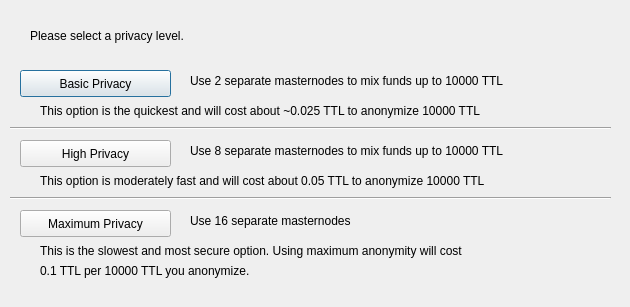
<?xml version="1.0" encoding="UTF-8"?>
<ui version="4.0">
 <class>ObfuscationConfig</class>
 <widget class="QDialog" name="ObfuscationConfig">
  <property name="geometry">
   <rect>
    <x>0</x>
    <y>0</y>
    <width>630</width>
    <height>307</height>
   </rect>
  </property>
  <property name="windowTitle">
   <string>Configure Obfuscation</string>
  </property>
  <widget class="QPushButton" name="buttonBasic">
   <property name="geometry">
    <rect>
     <x>20</x>
     <y>70</y>
     <width>151</width>
     <height>27</height>
    </rect>
   </property>
   <property name="text">
    <string>Basic Privacy</string>
   </property>
  </widget>
  <widget class="QPushButton" name="buttonHigh">
   <property name="geometry">
    <rect>
     <x>20</x>
     <y>140</y>
     <width>151</width>
     <height>27</height>
    </rect>
   </property>
   <property name="text">
    <string>High Privacy</string>
   </property>
  </widget>
  <widget class="QPushButton" name="buttonMax">
   <property name="geometry">
    <rect>
     <x>20</x>
     <y>210</y>
     <width>151</width>
     <height>27</height>
    </rect>
   </property>
   <property name="text">
    <string>Maximum Privacy</string>
   </property>
  </widget>
  <widget class="QLabel" name="label">
   <property name="geometry">
    <rect>
     <x>30</x>
     <y>20</y>
     <width>571</width>
     <height>31</height>
    </rect>
   </property>
   <property name="text">
    <string>Please select a privacy level.</string>
   </property>
  </widget>
  <widget class="QLabel" name="label_2">
   <property name="geometry">
    <rect>
     <x>190</x>
     <y>70</y>
     <width>421</width>
     <height>21</height>
    </rect>
   </property>
   <property name="text">
    <string>Use 2 separate masternodes to mix funds up to 10000 TTL</string>
   </property>
  </widget>
  <widget class="QLabel" name="label_3">
   <property name="geometry">
    <rect>
     <x>190</x>
     <y>140</y>
     <width>411</width>
     <height>21</height>
    </rect>
   </property>
   <property name="text">
    <string>Use 8 separate masternodes to mix funds up to 10000 TTL</string>
   </property>
  </widget>
  <widget class="QLabel" name="label_4">
   <property name="geometry">
    <rect>
     <x>190</x>
     <y>210</y>
     <width>421</width>
     <height>21</height>
    </rect>
   </property>
   <property name="text">
    <string>Use 16 separate masternodes</string>
   </property>
  </widget>
  <widget class="QLabel" name="label_6">
   <property name="geometry">
    <rect>
     <x>40</x>
     <y>100</y>
     <width>561</width>
     <height>21</height>
    </rect>
   </property>
   <property name="text">
    <string>This option is the quickest and will cost about ~0.025 TTL to anonymize 10000 TTL</string>
   </property>
  </widget>
  <widget class="QLabel" name="label_7">
   <property name="geometry">
    <rect>
     <x>40</x>
     <y>170</y>
     <width>561</width>
     <height>21</height>
    </rect>
   </property>
   <property name="text">
    <string>This option is moderately fast and will cost about 0.05 TTL to anonymize 10000 TTL</string>
   </property>
  </widget>
  <widget class="QLabel" name="label_8">
   <property name="geometry">
    <rect>
     <x>40</x>
     <y>240</y>
     <width>561</width>
     <height>21</height>
    </rect>
   </property>
   <property name="text">
    <string>This is the slowest and most secure option. Using maximum anonymity will cost</string>
   </property>
  </widget>
  <widget class="QLabel" name="label_9">
   <property name="geometry">
    <rect>
     <x>40</x>
     <y>260</y>
     <width>561</width>
     <height>21</height>
    </rect>
   </property>
   <property name="text">
    <string>0.1 TTL per 10000 TTL you anonymize.</string>
   </property>
  </widget>
  <widget class="Line" name="line">
   <property name="geometry">
    <rect>
     <x>10</x>
     <y>120</y>
     <width>601</width>
     <height>16</height>
    </rect>
   </property>
   <property name="orientation">
    <enum>Qt::Horizontal</enum>
   </property>
  </widget>
  <widget class="Line" name="line_2">
   <property name="geometry">
    <rect>
     <x>10</x>
     <y>190</y>
     <width>601</width>
     <height>16</height>
    </rect>
   </property>
   <property name="orientation">
    <enum>Qt::Horizontal</enum>
   </property>
  </widget>
 </widget>
 <resources/>
 <connections/>
</ui>
